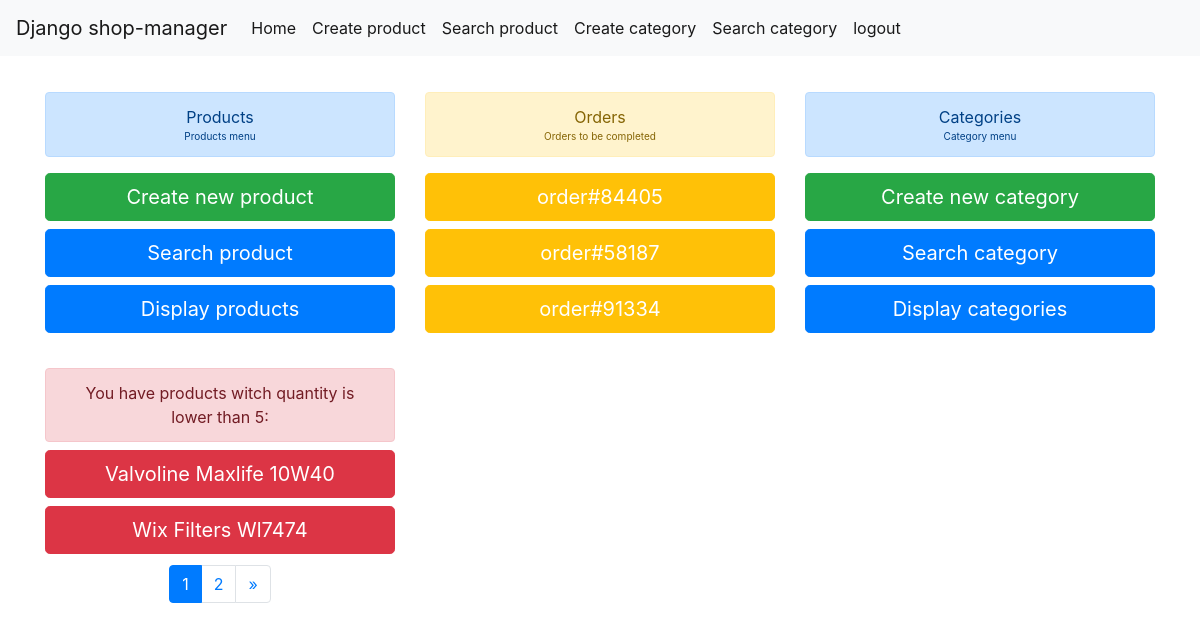
Page /warehouse/ (signed in) on the committed database.
### warehouse/models.py (models this page shows)
class Item(models.Model):
    title = models.CharField(max_length=100)
    category = models.ForeignKey(Category, models.CASCADE)
    price = models.FloatField()
    description = models.TextField()
    quantity_on_stock = models.PositiveIntegerField(default=0)
    def __str__(self):
        return self.title

### order/models.py (models this page shows, shortened)
class Order(models.Model):
    order_id = models.CharField(max_length=11)
    items = models.ManyToManyField(OrderItem)
    creation_date = models.DateTimeField(auto_now_add=True)
    open_status = models.BooleanField(default=True)
    waiting_status = models.BooleanField(default=False)
    send_status = models.BooleanField(default=False)
    close_status = models.BooleanField(default=False)
    paid = models.BooleanField(default=False)
    class Meta:
        ordering = ['creation_date']
    def __str__(self):
        return self.order_id

### warehouse/views.py (the view)
# urls.py: path('', views.index, name='seller_index'),
@login_required(login_url='login')
def index(request):
    user = request.user.user
    if user.user_type == User.SELLER:
        messages.error(request, 'access denied')
        return redirect('seller_index')
    products = Item.objects.filter(quantity_on_stock__lt=5)
    paginator = Paginator(products, 2)
    page_number = request.GET.get('page')
    page_obj = paginator.get_page(page_number)
    orders = Order.objects.filter(send_status=True)
    context = {
        'low_quantity': page_obj,
        'orders': orders,
    }
    return render(request, 'warehouse/index.html', context)

### warehouse/templates/warehouse/index.html (shortened to what this page needs)
{% extends 'warehouse/main.html' %}
{% block content %}
    <div class="container">
      <div class="row">
        <div class="col-sm">
          <div class="alert alert-primary" style="text-align:center" role="alert">
            Products
              <div style="font-size: 10px">
              Products menu
              </div>
          </div>
          <button type="submit" class="btn btn-success btn-lg btn-block">
              <a href="{% url 'create_product' %}" class="text-white">Create new product</a>
          </button>
          <button type="submit" class="btn btn-primary btn-lg btn-block">
              <a href="{% url 'search_product' %}" class="text-white">Search product</a>
          </button>
          <button type="submit" class="btn btn-primary btn-lg btn-block">
              <a href="{% url 'display_products' %}" class="text-white">Display products</a>
          </button>
        <div style="margin-top: 10%">
        {% if low_quantity %}
            <div class="alert alert-danger" style="text-align:center; margin-bottom: 0.5rem" role="alert">
              You have products witch quantity is lower than 5:
            </div>
            {% for product in low_quantity %}
                <button type="button" class="btn btn-danger btn-lg btn-block">
                    <a href="{% url 'edit_product' product.id %}" class="text-white">{{product}}</a>
                </button>
            {% endfor %}
            <div class="d-flex justify-content-center" style="margin-top:3%">
                <nav aria-label="Page navigation example">
                  <ul class="pagination">
                      {% for i in low_quantity.paginator.page_range %}
                        {% if low_quantity.number == i %}
                            <li class="page-item active" aria-current="page">
                                <span class="page-link">
                                    {{ i }}
                                </span>
                            </li>
                        {% else %}
                            <li class="page-item"><a class="page-link" href="?page={{ i }}">{{ i }}</a></li>
                        {% endif %}
                      {% endfor %}
                      {% if low_quantity.has_next %}
                        <li class="page-item">
                          <a class="page-link" href="?page={{ low_quantity.next_page_number }}" aria-label="Next">
                            <span aria-hidden="true">&raquo;</span>
                          </a>
                        </li>
                      {% endif %}
                  </ul>
                </nav>
            </div>
        {% endif %}
        </div>
    </div>
        <div class="col-sm">
            <div class="alert alert-warning" style="text-align:center" role="alert">
              Orders
                <div style="font-size: 10px">
                    Orders to be completed
                </div>
            </div>
            {% if orders|length > 4 %}
                {% for order in orders|slice:":4" %}
                    <button type="button" class="btn btn-warning btn-lg btn-block">
                        <a href="{% url 'display_order' order.id %}" class="text-white">{{ order }}</a>
                    </button>
                {% endfor %}
                <button type="button" class="btn btn-primary btn-lg btn-block">
                    <a href="#" class="text-white">See more</a>
                </button>
            {% else %}
                {% for order in orders %}
                    <button type="button" class="btn btn-warning btn-lg btn-block">
                        <a href="{% url 'display_order' order.id %}" class="text-white">{{ order }}</a>
                    </button>
                {% endfor %}
            {% endif %}
        </div>
        <div class="col-sm">
        {% if messages %}
                <div class="alert alert-dark" style="text-align: center" role="alert">
                    Messages
                </div>
                {% for message in messages %}
                    {% if 'success' in message.tags %}
                    <div class="alert alert-success" style="text-align: center" role="alert">
                      {{ message }}
                    </div>
                    {% else %}
                    <div class="alert alert-danger" style="text-align: center" role="alert">
                      {{ message }}
                    </div>
                    {% endif %}
                {% endfor %}
                <div class="alert alert-primary" style="text-align: center" role="alert">
                    Categories
                    <div style="font-size: 10px">
                        Category menu
                    </div>
                </div>
                <button type="button" class="btn btn-success btn-lg btn-block">
                    <a href="{% url 'create_category' %}" class="text-white">Create new category</a>
                </button>
                <button type="button" class="btn btn-success btn-lg btn-block">
                    <a href="{% url 'search_category' %}" class="text-white">Search category</a>
                </button>
                <button type="button" class="btn btn-primary btn-lg btn-block">
                    <a href="{% url 'display_categories' %}" class="text-white">Display categories</a>
                </button>
        {% else %}
                <div class="alert alert-primary" style="text-align: center" role="alert">
                    Categories
                    <div style="font-size: 10px">
                        Category menu
                    </div>
                </div>
                <button type="button" class="btn btn-success btn-lg btn-block">
                    <a href="{% url 'create_category' %}" class="text-white">Create new category</a>
                </button>
                <button type="button" class="btn btn-primary btn-lg btn-block">
                    <a href="{% url 'search_category' %}" class="text-white">Search category</a>
                </button>
                <button type="button" class="btn btn-primary btn-lg btn-block">
                    <a href="{% url 'display_categories' %}" class="text-white">Display categories</a>
                </button>
        {% endif %}
        </div>
      </div>
    </div>
{% endblock %}

### rows in the picture
Item: title "Valvoline Maxlife 10W40"
Item: title "Wix Filters Wl7474"
Order: order "order#84405"
Order: order "order#58187"
Order: order "order#91334"

### other values in the picture
{{ i }} "1"
{{ i }} "2"
